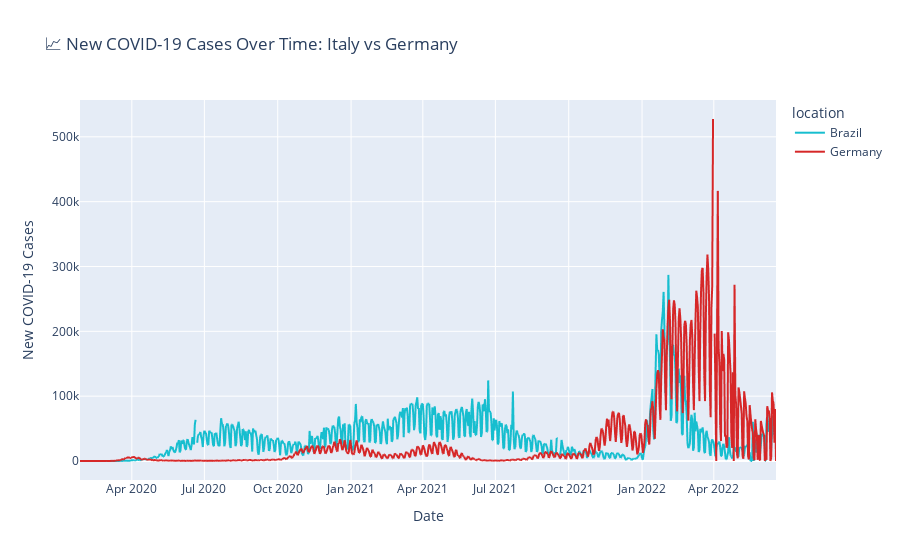

This figure's notebook cell:
### Markdown cell above
#  Third Visualization - Number of diagnosed cases

## Task

Using your data frame and the plotly library, create a visualization that shows how the number of new COVID-19 cases is distributed over time.  
Compare two countries of your choice.

### Code cell
# --------------------------------------
#  Choose two countries to compare
# --------------------------------------
countries = ["Brazil", "Germany"]   

# ----- Filter dataset for selected countries -----
df_two = covid_df[covid_df["location"].isin(countries)]

# ----- Create line chart ------
fig = px.line(
    df_two,
    x="date",
    y="new_cases",
    color="location",   # color depends on country
    title="📈 New COVID-19 Cases Over Time: Italy vs Germany",
    color_discrete_sequence=["#17becf", "#d62728"]  # custom dark pink + blue palette
)

# ------ Update axis labels ------
fig.update_xaxes(title="Date")
fig.update_yaxes(title="New COVID-19 Cases")

# ----- Show chart------
fig.show()

### Figure 1 — Plotly figure (JSON) as saved in the notebook; plotly's stock layout.template omitted (floating-point values rounded to 4 significant figures; data arrays with more than 128 entries replaced by an {"elided": "..."} marker saying what was removed)
{"data": [{"hovertemplate": "location=Brazil<br>date=%{x}<br>new_cases=%{y}<extra></extra>", "legendgroup": "Brazil", "line": {"color": "#17becf", "dash": "solid"}, "marker": {"symbol": "circle"}, "mode": "lines", "name": "Brazil", "showlegend": true, "type": "scattergl", "x": {"elided": "844 str values"}, "xaxis": "x", "y": {"elided": "844 float values"}, "yaxis": "y"}, {"hovertemplate": "location=Germany<br>date=%{x}<br>new_cases=%{y}<extra></extra>", "legendgroup": "Germany", "line": {"color": "#d62728", "dash": "solid"}, "marker": {"symbol": "circle"}, "mode": "lines", "name": "Germany", "showlegend": true, "type": "scattergl", "x": {"elided": "874 str values"}, "xaxis": "x", "y": {"elided": "874 float values"}, "yaxis": "y"}], "layout": {"legend": {"title": {"text": "location"}, "tracegroupgap": 0}, "title": {"text": "📈 New COVID-19 Cases Over Time: Italy vs Germany"}, "xaxis": {"anchor": "y", "domain": [0, 1], "title": {"text": "Date"}}, "yaxis": {"anchor": "x", "domain": [0, 1], "title": {"text": "New COVID-19 Cases"}}}}
